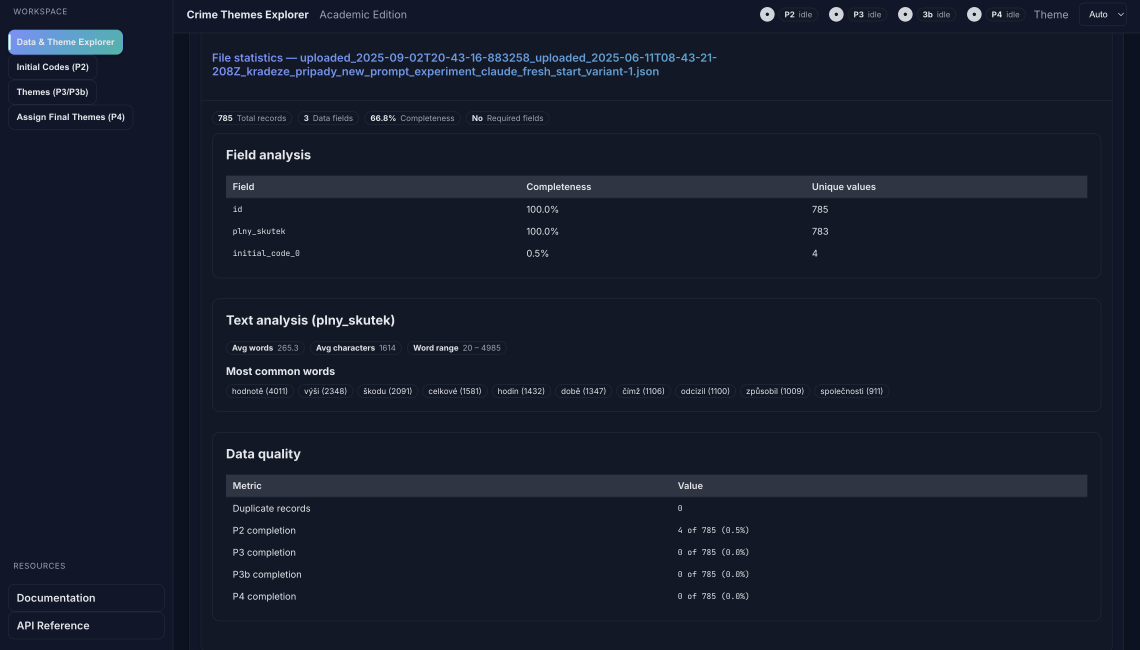
#> input picture apps/web/src/screenshots/screenshot_1.png, 3420 x 1950 px (shown at 1/3 size); its folder holds only this picture in this run
$ python make_collage.py --input-dir . --pattern screenshot_1.png
#> lines starting #> are read from the running program, lines starting #| are printed output that depends on the picture
#!/usr/bin/env python3
"""
Create a 2x2 collage from PNG screenshots in this folder.

Usage (run from anywhere):
  python make_collage.py

Optional args:
  --rows 2 --cols 2           Grid layout (defaults to 2x2)
  --gap 16                    Gap between tiles in pixels (default: 16)
  --margin 0                  Outer margin around the grid (default: 0)
  --background "#ffffff"       Background color (default: white)
  --pattern "*.png"            Glob for input images (default: PNGs)
  --output "collage.png"       Output filename (default: collage.png)
  --max-images 4              Max images to include (default: 4)

The script searches for images in the same directory as this script by default.
"""

from __future__ import annotations

import argparse
import glob
import sys
from pathlib import Path
import re
from typing import List, Tuple

from PIL import Image, ImageColor, ImageOps, ImageDraw, ImageFont
import math


def parse_args() -> argparse.Namespace:
    parser = argparse.ArgumentParser(description="Build a simple grid collage from images.")
    parser.add_argument("--input-dir", type=str, default=None, help="Directory to read images from. Defaults to this script's directory.")
    parser.add_argument("--pattern", type=str, default="screenshot_*.png", help="Glob pattern to select images (default: screenshot_*.png)")
    parser.add_argument("--rows", type=int, default=2, help="Number of grid rows (default: 2)")
    parser.add_argument("--cols", type=int, default=2, help="Number of grid columns (default: 2)")
    parser.add_argument("--gap", type=int, default=16, help="Gap between tiles in pixels (default: 16)")
    parser.add_argument("--margin", type=int, default=0, help="Outer margin (pixels) around the collage (default: 0)")
    parser.add_argument("--margin-top", dest="margin_top", type=int, default=None, help="Top margin (overrides --margin if set)")
    parser.add_argument("--margin-right", dest="margin_right", type=int, default=None, help="Right margin (overrides --margin if set)")
    parser.add_argument("--margin-bottom", dest="margin_bottom", type=int, default=None, help="Bottom margin (overrides --margin if set)")
    parser.add_argument("--margin-left", dest="margin_left", type=int, default=None, help="Left margin (overrides --margin if set)")
    parser.add_argument("--background", type=str, default="#ffffff", help="Background color (e.g., #ffffff) (default: white)")
    parser.add_argument("--output", type=str, default="collage.png", help="Output file name (default: collage.png)")
    parser.add_argument("--max-images", type=int, default=4, help="Maximum number of images to include (default: 4)")
    # Label options
    parser.add_argument("--labels", dest="labels", action="store_true", default=True, help="Draw numeric labels on each tile (default: on)")
    parser.add_argument("--no-labels", dest="labels", action="store_false", help="Disable labels")
    parser.add_argument("--label-position", type=str, default="top-left", choices=["top-left", "top-right", "bottom-left", "bottom-right"], help="Position of the label inside each tile")
    parser.add_argument("--label-color", type=str, default="#bbbbbb", help="Text color for labels (default: #bbbbbb)")
    parser.add_argument("--label-stroke-color", type=str, default="#000000", help="Stroke color for labels (default: #000000)")
    parser.add_argument("--label-scale", type=float, default=0.06, help="Label font size as fraction of tile min dimension (default: 0.06)")
    parser.add_argument("--label-stroke-width", type=int, default=2, help="Stroke width for label text (default: 2)")
    parser.add_argument("--label-padding", type=int, default=18, help="Padding from tile edge in pixels (default: 18)")
    parser.add_argument("--label-dx", type=int, default=0, help="Extra horizontal offset for label (pixels). +right, -left (default: 0)")
    parser.add_argument("--label-dy", type=int, default=0, help="Extra vertical offset for label (pixels). +down, -up (default: 0)")
    return parser.parse_args()


def load_images(image_paths: List[Path]) -> List[Image.Image]:
    images: List[Image.Image] = []
    for path in image_paths:
        img = Image.open(path)
        # Convert to RGB to avoid issues with PNG alpha when composing on solid background
        if img.mode not in ("RGB", "RGBA"):
            img = img.convert("RGB")
        images.append(img)
    return images


def compute_tile_size(images: List[Image.Image]) -> Tuple[int, int]:
    # Choose a tile size that does not upscale any image: use min width/height
    min_w = min(img.width for img in images)
    min_h = min(img.height for img in images)
    return min_w, min_h


def make_tiles(images: List[Image.Image], tile_size: Tuple[int, int], background_rgb: Tuple[int, int, int]) -> List[Image.Image]:
    tile_w, tile_h = tile_size
    tiles: List[Image.Image] = []
    for img in images:
        # COVER-FIT: scale image so it completely covers the tile, then center-crop
        scale = max(tile_w / img.width, tile_h / img.height)
        scaled_w = int(math.ceil(img.width * scale))
        scaled_h = int(math.ceil(img.height * scale))

        fitted = img.resize((scaled_w, scaled_h), resample=Image.Resampling.LANCZOS)

        # If source has alpha, composite onto solid background after cropping
        left = max((scaled_w - tile_w) // 2, 0)
        top = max((scaled_h - tile_h) // 2, 0)
        right = left + tile_w
        bottom = top + tile_h
        cropped = fitted.crop((left, top, right, bottom))

        if cropped.mode == "RGBA":
            bg = Image.new("RGB", (tile_w, tile_h), background_rgb)
            cropped = Image.alpha_composite(bg.convert("RGBA"), cropped).convert("RGB")

        tiles.append(cropped)
    return tiles


def build_collage(
    tiles: List[Image.Image],
    rows: int,
    cols: int,
    gap: int,
    margins: Tuple[int, int, int, int],
    background_rgb: Tuple[int, int, int],
    labels_cfg: dict | None = None,
) -> Image.Image:
    if not tiles:
        raise ValueError("No tiles to compose.")

    tile_w, tile_h = tiles[0].width, tiles[0].height

    top, right, bottom, left = margins
    collage_w = left + cols * tile_w + (cols - 1) * gap + right
    collage_h = top + rows * tile_h + (rows - 1) * gap + bottom

    canvas = Image.new("RGB", (collage_w, collage_h), background_rgb)

    for idx, tile in enumerate(tiles):
        r = idx // cols
        c = idx % cols
        x = left + c * (tile_w + gap)
        y = top + r * (tile_h + gap)
        if r < rows and c < cols:
            canvas.paste(tile, (x, y))
            if labels_cfg is not None:
                _draw_tile_label(
                    canvas,
                    text=str(idx + 1),
                    x=x,
                    y=y,
                    tile_w=tile_w,
                    tile_h=tile_h,
                    cfg=labels_cfg,
                )

    return canvas


def _load_font(target_px: int) -> ImageFont.FreeTypeFont | ImageFont.ImageFont:
    # Try a few common fonts; fallback to default if none found
    candidate_fonts = [
        "DejaVuSans.ttf",
        "/Library/Fonts/Arial.ttf",
        "/System/Library/Fonts/Supplemental/Arial.ttf",
        "/System/Library/Fonts/Supplemental/Helvetica.ttc",
    ]
    for path in candidate_fonts:
        try:
            return ImageFont.truetype(path, size=target_px)
        except Exception:
            continue
    try:
        return ImageFont.truetype("DejaVuSans.ttf", size=target_px)
    except Exception:
        return ImageFont.load_default()


def _draw_tile_label(
    canvas: Image.Image,
    text: str,
    x: int,
    y: int,
    tile_w: int,
    tile_h: int,
    cfg: dict,
) -> None:
    draw = ImageDraw.Draw(canvas)
    font_size = max(12, int(min(tile_w, tile_h) * float(cfg.get("label_scale", 0.08))))
    font = _load_font(font_size)

    # Measure text
    # Use textbbox to get precise glyph bounds and add a small safety inset to avoid clipping
    bbox = draw.textbbox((0, 0), text, font=font, stroke_width=int(cfg.get("label_stroke_width", 2)))
    text_w = bbox[2] - bbox[0]
    text_h = bbox[3] - bbox[1]
    safety = max(2, int(min(tile_w, tile_h) * 0.01))

    pad = int(cfg.get("label_padding", 12))
    pos = cfg.get("label_position", "top-left")

    if pos == "top-left":
        tx, ty = x + pad, y + pad
    elif pos == "top-right":
        tx, ty = x + tile_w - pad - text_w, y + pad
    elif pos == "bottom-left":
        tx, ty = x + pad, y + tile_h - pad - text_h
    else:  # bottom-right
        tx, ty = x + tile_w - pad - text_w, y + tile_h - pad - text_h

    # Apply custom offsets and safety inset so stroke/bearings don't clip at edges
    dx = int(cfg.get("label_dx", 0))
    dy = int(cfg.get("label_dy", 0))
    tx += dx
    ty += dy
    tx = max(x + safety, min(tx, x + tile_w - safety - text_w))
    ty = max(y + safety, min(ty, y + tile_h - safety - text_h))

    fill_rgb = ImageColor.getrgb(cfg.get("label_color", "#bbbbbb"))
    stroke_rgb = ImageColor.getrgb(cfg.get("label_stroke_color", "#000000"))
    draw.text(
        (tx, ty),
        text,
        font=font,
        fill=fill_rgb,
        stroke_width=int(cfg.get("label_stroke_width", 2)),
        stroke_fill=stroke_rgb,
    )


def main() -> int:
    args = parse_args()

    script_dir = Path(__file__).resolve().parent
    input_dir = Path(args.input_dir) if args.input_dir else script_dir
    background_rgb = ImageColor.getrgb(args.background)

    pattern = str(input_dir / args.pattern)
    matched_paths = [Path(p) for p in glob.glob(pattern)]

    def screenshot_order_key(p: Path) -> int:
        # Extract trailing integer after 'screenshot_' or 'screenshot-' in filename stem
        m = re.search(r"(?i)screenshot[_-]?(\d+)$", p.stem)
        if m:
            try:
                return int(m.group(1))
            except ValueError:
                pass
        # Fallback: try any number in the stem
        m2 = re.search(r"(\d+)", p.stem)
        if m2:
            try:
                return int(m2.group(1))
            except ValueError:
                pass
        # Place unknowns at the end but keep deterministic order
        return 10**9

    matched_paths.sort(key=screenshot_order_key)

    if not matched_paths:
        print(f"No images found matching {pattern}", file=sys.stderr)
        return 1

    max_needed = min(args.max_images, args.rows * args.cols)
    selected_paths = matched_paths[:max_needed]

    images = load_images(selected_paths)
#> in load_images, img is the input picture: PIL image 3420x1950 RGBA; mean R, G, B, A 22.3, 28.6, 43.5, 255
#> images = 1 item
    tile_size = compute_tile_size(images)
#> in compute_tile_size, `min_w = min(img.width for img in images)`: min_w = 3420
#> in compute_tile_size, `min_h = min(img.height for img in images)`: min_h = 1950
#> tile_size = (3420, 1950)
    tiles = make_tiles(images, tile_size, background_rgb)
#> in make_tiles, `tile_w, tile_h = tile_size`: tile_w = 3420; tile_h = 1950
#> the loop in make_tiles, `for img in images:` made 1 pass
#> (scale, scaled_w, scaled_h, left, top, right, bottom) on pass 1: (1, 3420, 1950, 0, 0, 3420, 1950)
#> after the loop in make_tiles, `for img in images:`: tiles = 1 item
#> tiles = 1 item

    labels_cfg = None
    if bool(getattr(args, "labels", True)):
        labels_cfg = {
            "label_position": args.label_position,
            "label_color": args.label_color,
            "label_stroke_color": args.label_stroke_color,
            "label_scale": args.label_scale,
            "label_stroke_width": args.label_stroke_width,
            "label_padding": args.label_padding,
            "label_dx": args.label_dx,
            "label_dy": args.label_dy,
        }

    # Resolve asymmetric margins
    top = args.margin_top if args.margin_top is not None else args.margin
    right = args.margin_right if args.margin_right is not None else args.margin
    bottom = args.margin_bottom if args.margin_bottom is not None else args.margin
    left = args.margin_left if args.margin_left is not None else args.margin

    collage = build_collage(
        tiles,
        args.rows,
        args.cols,
        args.gap,
        (top, right, bottom, left),
        background_rgb,
        labels_cfg=labels_cfg,
    )
#> in build_collage, `canvas = Image.new("RGB", (collage_w, collage_h), background_rgb)`: canvas: PIL image 6856x3916 RGB; every value is 255
#> the loop in build_collage, `for idx, tile in enumerate(tiles):` made 1 pass
#> (r, c, x, y, font_size in _draw_tile_label, bbox in _draw_tile_label, text_w in _draw_tile_label, text_h in _draw_tile_label) on pass 1: (0, 0, 0, 0, 117, (-2, 22, 76, 111), 78, 89)
#> after the loop in build_collage, `for idx, tile in enumerate(tiles):`:
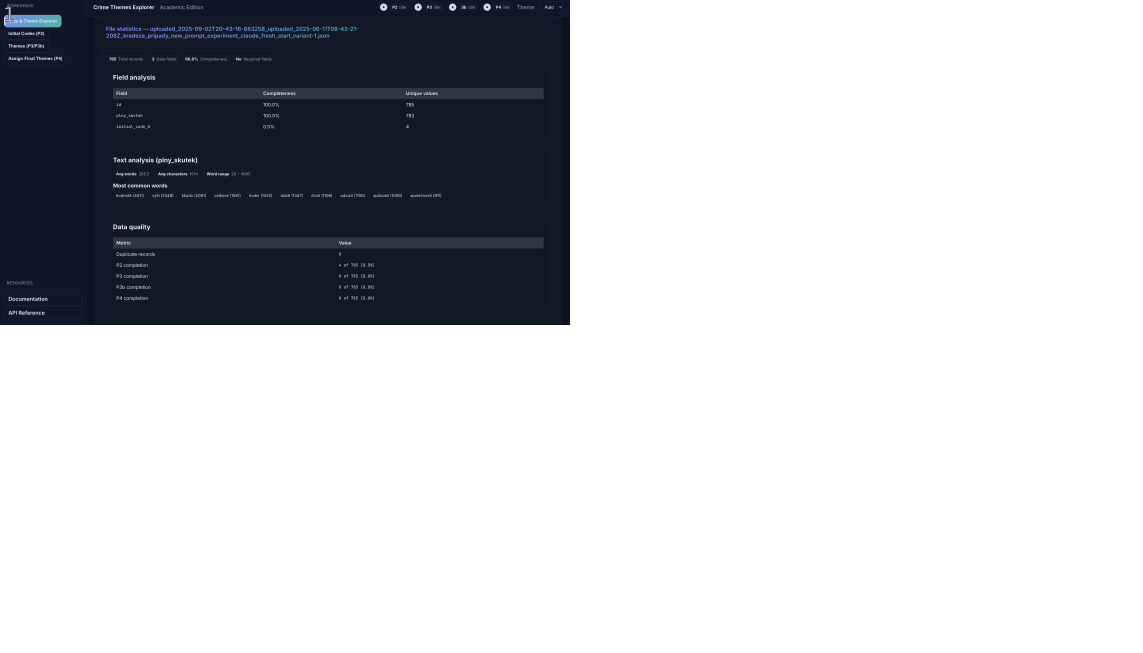
#> canvas: PIL image 6856x3916 RGB (shown at 1/6 size); mean R, G, B 197.2, 198.8, 202.5

    output_path = (input_dir / args.output).resolve()
    collage.save(output_path)
    print(f"Saved collage: {output_path}")
    return 0


if __name__ == "__main__":
    raise SystemExit(main())
#> (the program exits here)

$ run again, on apps/web/src/screenshots/screenshot_2.png
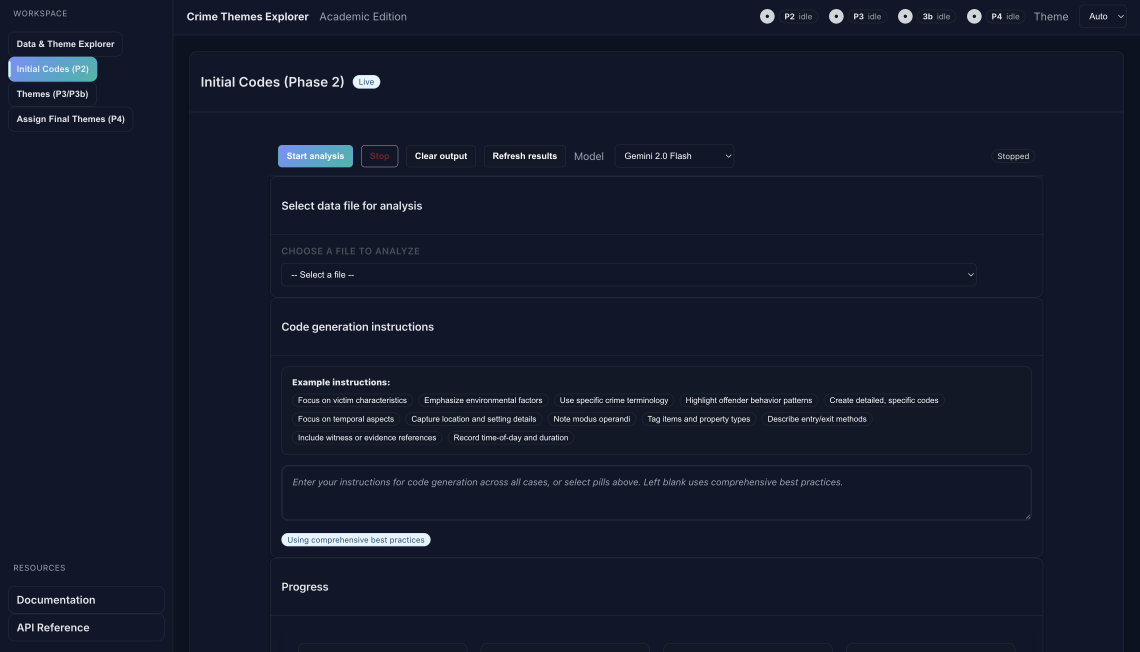
#> input picture apps/web/src/screenshots/screenshot_2.png, 3420 x 1956 px (shown at 1/3 size)
#> in load_images, img is the input picture: PIL image 3420x1956 RGBA; mean R, G, B, A 20.7, 27, 44.1, 255
#> images = 1 item
#> min_w = 3420
#> min_h = 1956
#> tile_size = (3420, 1956)
#> in make_tiles, `tile_w, tile_h = tile_size`: tile_w = 3420; tile_h = 1956
#> the loop in make_tiles, `for img in images:` made 1 pass
#> (scale, scaled_w, scaled_h, left, top, right, bottom) on pass 1: (1, 3420, 1956, 0, 0, 3420, 1956)
#> after the loop in make_tiles, `for img in images:`: tiles = 1 item
#> the loop in build_collage, `for idx, tile in enumerate(tiles):` made 1 pass
#> (r, c, x, y, font_size in _draw_tile_label, bbox in _draw_tile_label, text_w in _draw_tile_label, text_h in _draw_tile_label) on pass 1: (0, 0, 0, 0, 117, (-2, 22, 76, 111), 78, 89)
#> after the loop in build_collage, `for idx, tile in enumerate(tiles):`:
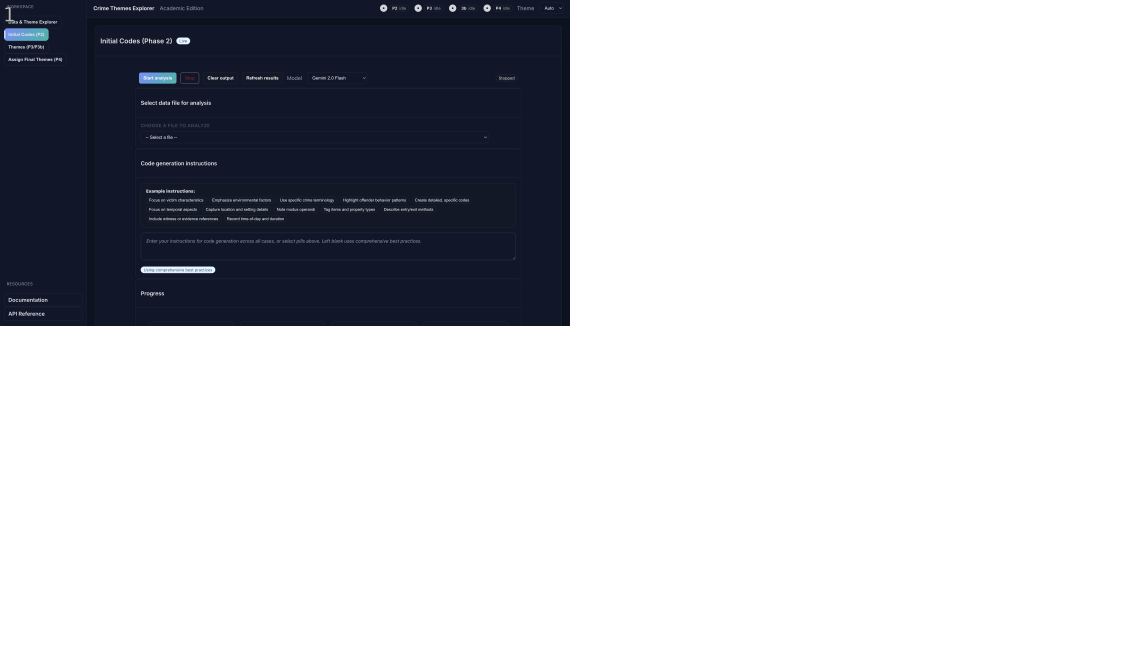
#> canvas: PIL image 6856x3928 RGB (shown at 1/6 size); mean R, G, B 196.8, 198.4, 202.6

$ run again, on apps/web/src/screenshots/screenshot_3.png
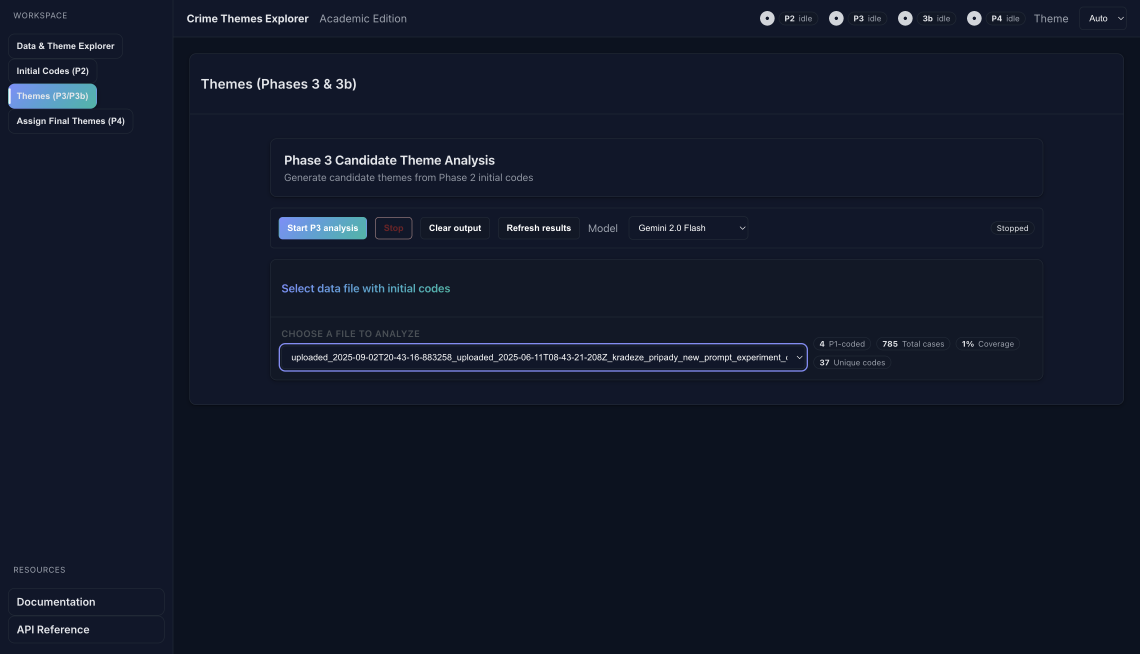
#> input picture apps/web/src/screenshots/screenshot_3.png, 3420 x 1962 px (shown at 1/3 size)
#> in load_images, img is the input picture: PIL image 3420x1962 RGBA; mean R, G, B, A 18.1, 24.4, 40.2, 255
#> images = 1 item
#> min_w = 3420
#> min_h = 1962
#> tile_size = (3420, 1962)
#> in make_tiles, `tile_w, tile_h = tile_size`: tile_w = 3420; tile_h = 1962
#> the loop in make_tiles, `for img in images:` made 1 pass
#> (scale, scaled_w, scaled_h, left, top, right, bottom) on pass 1: (1, 3420, 1962, 0, 0, 3420, 1962)
#> after the loop in make_tiles, `for img in images:`: tiles = 1 item
#> the loop in build_collage, `for idx, tile in enumerate(tiles):` made 1 pass
#> (r, c, x, y, font_size in _draw_tile_label, bbox in _draw_tile_label, text_w in _draw_tile_label, text_h in _draw_tile_label) on pass 1: (0, 0, 0, 0, 117, (-2, 22, 76, 111), 78, 89)
#> after the loop in build_collage, `for idx, tile in enumerate(tiles):`:
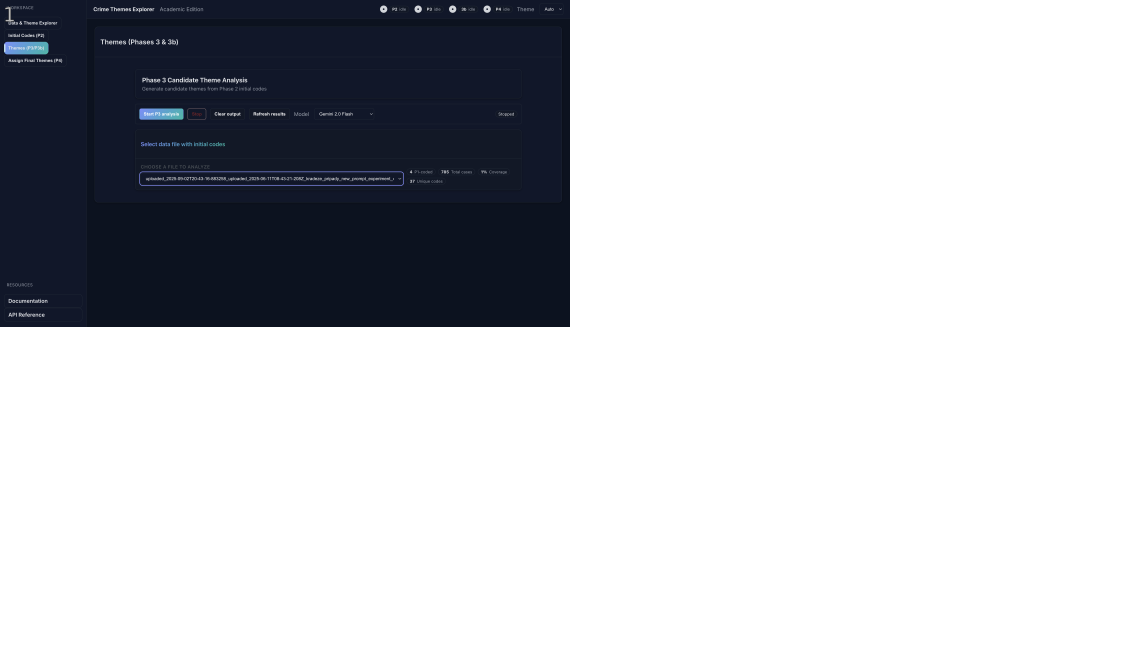
#> canvas: PIL image 6856x3940 RGB (shown at 1/6 size); mean R, G, B 196.2, 197.7, 201.7
